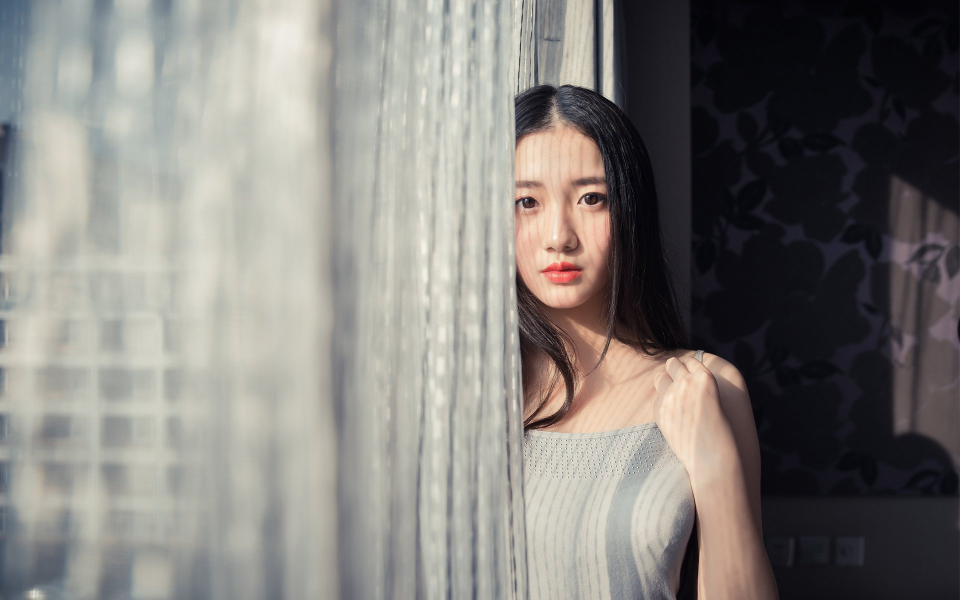
#> input picture image/308129.jpg, 1920 x 1200 px (shown at 1/2 size)
$ python imagezip.py
#> lines starting #> are read from the running program, lines starting #| are printed output that depends on the picture
from PIL import Image

class IMAGE:
    def __init__(self):
        pass
    def zipfun(self,image_tmp,longth,width):
#> called with image_tmp = 'image/308129.jpg', longth = 300, width = 200
        im = Image.open(image_tmp)
#> im is the input picture: PIL image 1920x1200 RGB; mean R, G, B 130.8, 127.8, 123.5
        print(im.format, im.size, im.mode)
#| JPEG (1920, 1200) RGB
        im.thumbnail((longth, width))
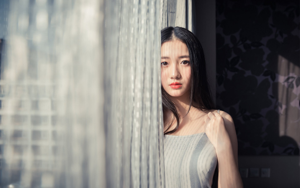
#> im: PIL image 300x188 RGB; mean R, G, B 130.8, 127.7, 123.4
        im.save('new_image/'+image_tmp, 'JPEG')

myim = IMAGE()
myim.zipfun("image/308129.jpg", 300, 200)
